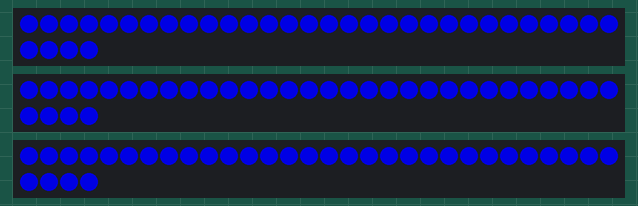
The sketch below on a simulated Arduino Uno, built with avr-gcc and run on an emulated ATmega328P. Shown: 3 × 34 RGB LEDs in strip order, left to right, continuing on the next row. Dim RGB values are drawn brighter than linear.

Above: at 1.9 s.
At 11.6 s:
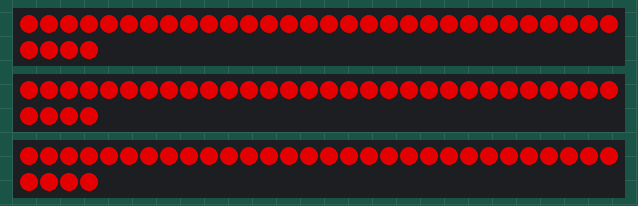
At 36.0 s:
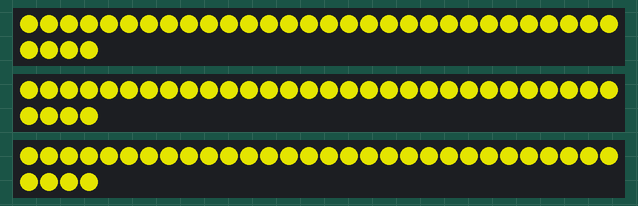

The sketch:

finalled.ino
```cpp
#include <Adafruit_NeoPixel.h>

#define LED_PIN_1       7         // Pin pentru prima bandă LED
#define LED_PIN_2       8         // Pin pentru a doua bandă LED
#define LED_PIN_3       9         // Pin pentru a treia bandă LED
#define LED_COUNT       34        // Numărul total de LED-uri pe fiecare bandă
#define BRIGHTNESS_LOW  100       // Luminozitatea normală (mică)
#define BRIGHTNESS_HIGH 170       // Luminozitatea ridicată
#define DELAY_TIME      50        // Delay între aprinderea fiecărui LED (ms)

Adafruit_NeoPixel strip1(LED_COUNT, LED_PIN_1, NEO_GRB + NEO_KHZ800);
Adafruit_NeoPixel strip2(LED_COUNT, LED_PIN_2, NEO_GRB + NEO_KHZ800);
Adafruit_NeoPixel strip3(LED_COUNT, LED_PIN_3, NEO_GRB + NEO_KHZ800);

void setup() {
  strip1.begin();
  strip2.begin();
  strip3.begin();

  strip1.setBrightness(BRIGHTNESS_LOW); // Setează luminozitatea inițială
  strip2.setBrightness(BRIGHTNESS_LOW);
  strip3.setBrightness(BRIGHTNESS_LOW);

  strip1.show(); // Stinge toate LED-urile inițial
  strip2.show();
  strip3.show();
}

void loop() {
  // Secvență de culori pentru ambele benzi
  lightUpAndHoldColor(0, 0, 255); // Albastru
  lightUpAndHoldColor(255, 255, 0); // Galben
  lightUpAndHoldColor(255, 0, 0); // Roșu
}

// Funcție pentru secvența de aprindere LED-uri fără a stinge cele din față
void lightUpAndHoldColor(uint8_t red, uint8_t green, uint8_t blue) {
  // Aprinde LED-urile secvențial pentru toate benziile
  for (int i = 0; i < LED_COUNT; i++) {
    strip1.setPixelColor(i, strip1.Color(red, green, blue)); // Prima bandă
    strip2.setPixelColor(i, strip2.Color(red, green, blue)); // A doua bandă
    strip3.setPixelColor(i, strip3.Color(red, green, blue)); // A treia bandă

    strip1.show();
    strip2.show();
    strip3.show();
    delay(DELAY_TIME); // Așteaptă un timp scurt înainte de următorul LED
  }

  // Crește luminozitatea pentru toate LED-urile temporar
  strip1.setBrightness(BRIGHTNESS_HIGH);
  strip2.setBrightness(BRIGHTNESS_HIGH);
  strip3.setBrightness(BRIGHTNESS_HIGH);
  strip1.show();
  strip2.show();
  strip3.show();
  delay(2000); // Așteaptă 2 secunde cu luminozitate ridicată

  // Revine la luminozitatea inițială
  strip1.setBrightness(BRIGHTNESS_LOW);
  strip2.setBrightness(BRIGHTNESS_LOW);
  strip3.setBrightness(BRIGHTNESS_LOW);
  strip1.show();
  strip2.show();
  strip3.show();

  delay(1000); // Pauză înainte de următoarea secvență
}
```
